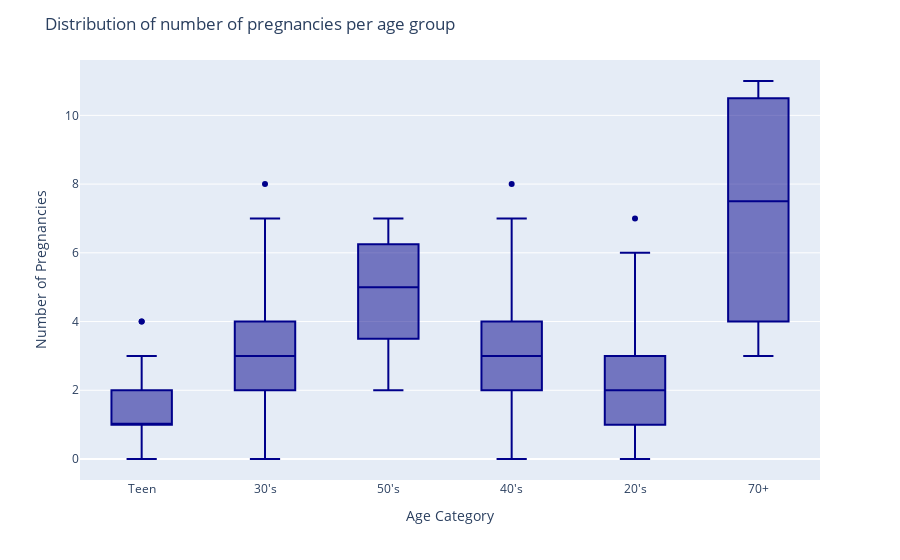

Notebook source saved alongside this figure:
### Code cell
age_preg_bar = px.box(risk_factor_df, x="age_cat", y="Num of pregnancies",
                      color_discrete_sequence=["darkblue"], points="outliers",
                      category_orders=["Teenager", "Twenties", "Thirties", "Forties", "Fifties",
                                       "Seventy and over"])
age_preg_bar.update_xaxes(title="Age Category")
age_preg_bar.update_yaxes(title="Number of Pregnancies")
age_preg_bar.update_layout(title="Distribution of number of pregnancies per age group")
age_preg_bar.show()

### Figure 1 — Plotly figure (JSON) as saved in the notebook; plotly's stock layout.template omitted (floating-point values rounded to 4 significant figures; data arrays with more than 128 entries replaced by an {"elided": "..."} marker saying what was removed)
{"data": [{"alignmentgroup": "True", "boxpoints": "outliers", "hovertemplate": "age_cat=%{x}<br>Num of pregnancies=%{y}<extra></extra>", "legendgroup": "", "marker": {"color": "darkblue"}, "name": "", "notched": false, "offsetgroup": "", "orientation": "v", "showlegend": false, "type": "box", "x": {"elided": "858 str values"}, "x0": " ", "xaxis": "x", "y": {"elided": "858 int values"}, "y0": " ", "yaxis": "y"}], "layout": {"boxmode": "group", "legend": {"tracegroupgap": 0}, "margin": {"t": 60}, "title": {"text": "Distribution of number of pregnancies per age group"}, "xaxis": {"anchor": "y", "domain": [0, 1], "title": {"text": "Age Category"}}, "yaxis": {"anchor": "x", "domain": [0, 1], "title": {"text": "Number of Pregnancies"}}}}
